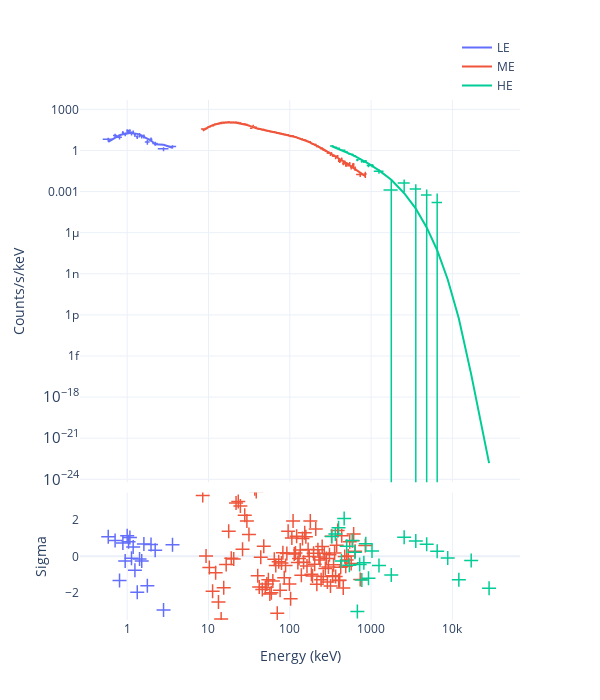

Notebook code cell kept with this figure:
### Code cell
fig = Plot.infer_ctsspec(post, style='CE', show=True)
fig.write_html('advancement/ctsspec.html')
